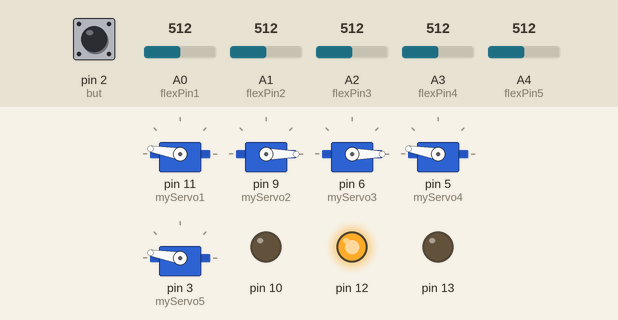
This sketch was run on a simulated Arduino Uno, built with avr-gcc and run on an emulated ATmega328P. Parts: 5 × servo, output pins drawn as LEDs (lit = HIGH). Dashed ring = blinking. Inputs (shaded band) come from the test bench; at power-on: pin 2 (but) HIGH, A0 (flexPin1) = 512, A1 (flexPin2) = 512, A2 (flexPin3) = 512, A3 (flexPin4) = 512, A4 (flexPin5) = 512. Random numbers use the default seed unless the sketch sets one; what the sketch prints to the serial monitor is not drawn.

Above: at 1.2 s.
1.3 s: pin 2 (but) pulled LOW for 1 s
At 4.2 s:
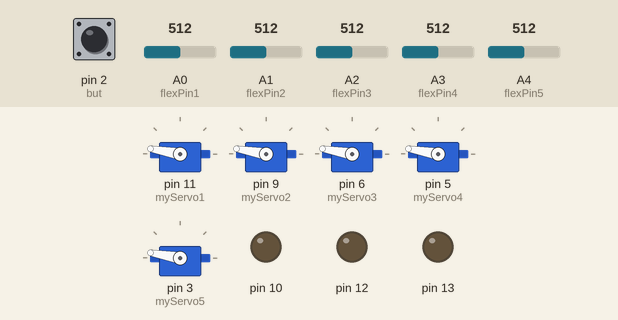
4.3 s: pin 2 (but) pulled LOW for 0.4 s
At 5.1 s:
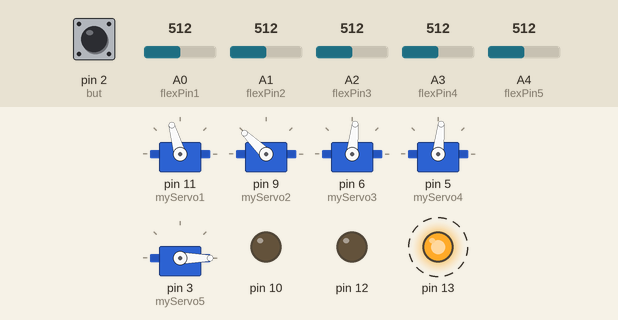
At 7.1 s:
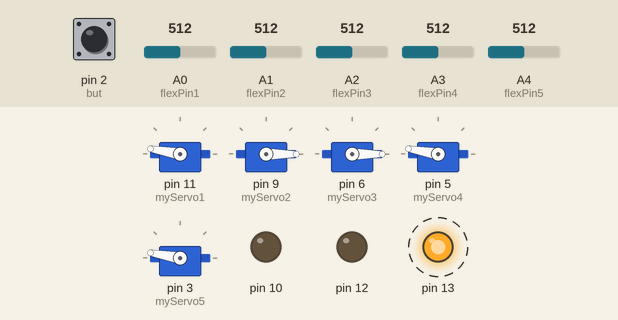
7.7 s: pin 2 (but) pulled LOW for 3.2 s
Timing chart, 0 to 25.9 s (numbered marks = the images above; inputs shaded):
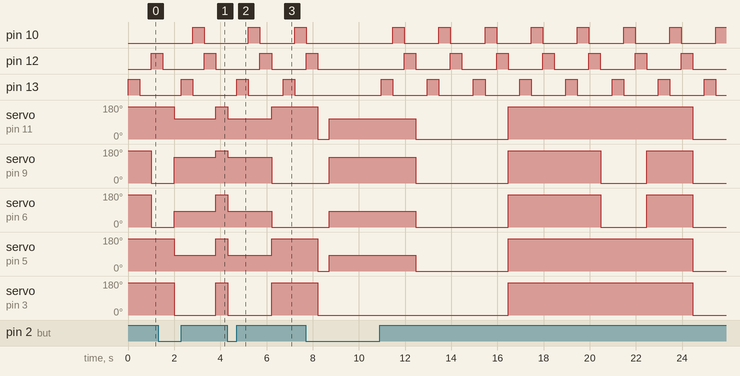

The sketch:

code_for_Abe_W.ino
```cpp
#include <Servo.h>

Servo myServo1;
Servo myServo2;
Servo myServo3;
Servo myServo4;
Servo myServo5;

const int flexPin1 = A0; //pin A0 to read analog input
const int flexPin2 = A1;
const int flexPin3 = A2;
const int flexPin4 = A3;
const int flexPin5 = A4;
int value1; //save analog value
int value2; //save analog value
int value3; //save analog value
int value4; //save analog value
int value5; //save analog value
int but = 2;
boolean Gamemode = false;
void setup(){

  Serial.begin(9600);       //Begin serial communication
  myServo1.attach(11);
  myServo2.attach(9);
  myServo3.attach(6);
  myServo4.attach(5);
  myServo5.attach(3);
   pinMode(but, INPUT);
   randomSeed(analogRead(0));
 pinMode(10, OUTPUT);
 pinMode(12, OUTPUT);
 pinMode(13, OUTPUT);
}

void loop(){

  //if(digitalRead(but)
Serial.print(digitalRead(but));

  if(digitalRead(but) == LOW){
  value1 = analogRead(flexPin1);         //Read and save analog value from potentiometer
  value1 = map(value1, 400, 670, 180, 0);
  myServo1.write(value1);
  Serial.print(value1);
  Serial.print(" ");

  value2 = analogRead(flexPin2);  //Read and save analog value from potentiometer
  value2 = map(value2, 460, 720, 170, 0);
  myServo2.write(value2);
  Serial.print(value2);
  Serial.print(" ");

  value3 = analogRead(flexPin3);         //Read and save analog value from potentiometer
  value3 = map(value3, 390, 630, 170, 0);
  myServo3.write(value3);
  Serial.print(value3);
  Serial.print(" ");

  value4 = analogRead(flexPin4);         //Read and save analog value from potentiometer
  value4 = map(value4, 340, 680, 170, 0);
  myServo4.write(value4);
  Serial.print(value4);
  Serial.print(" ");

  value5 = analogRead(flexPin5);         //Read and save analog value from potentiometer
  value5 = map(value5, 200, 450, 170, 0);
  myServo5.write(value5);
  Serial.print(value5);
  Serial.print(" ");

  Serial.println("");


  //Map value 0-1023 to 0-255 (PWM)
  //analogWrite(ledPin, value);          //Send PWM value to led
  delay(100);
  }


  else if(digitalRead(but) == HIGH) {

long randNumber;


int userState;


if(value1 < 100 && value2 < 100 && value3 < 100 && value4 < 100 && value5 < 100){
  userState = 1;
  Serial.println("Paper");
}

else if(value1 > 100 && value2 < 100 && value3 < 100 && value4 > 100 && value5 > 100){
  userState = 2;
  Serial.println("Scissors");
}

else if(value1 > 100 && value2 > 100 && value3 > 100 && value4 > 100 && value5 > 100){
  userState = 3;
  Serial.println("Rock");
}
else {
  userState = 0;
}
//ice is myt fav
if(userState == 0){
  Serial.print("Unrecognized State");
 digitalWrite(13, HIGH);   // turn the LED on (HIGH is the voltage level)
  delay(500);                       // wait for a second
  digitalWrite(13, LOW);
  digitalWrite(10, HIGH);   // turn the LED on (HIGH is the voltage level)
  delay(500);                       // wait for a second
  digitalWrite(10, LOW);
  digitalWrite(12, HIGH);   // turn the LED on (HIGH is the voltage level)
  delay(500);                       // wait for a second
  digitalWrite(12, LOW);
  //Serial.print("Unrecognized State");
  }
randNumber = random(1, 4);

//if state is still zero
//light all leds
//ignore anything below (below is in an else)

if(randNumber == 1){
  myServo1.write(0) ;
  myServo2.write(0);
  myServo3.write(0);
  myServo4.write(0);
  myServo5.write(0);
  Serial.println("Paper");
  }

  else if(randNumber == 2){
  myServo1.write(170);
  myServo2.write(0);
  myServo3.write(0);
  myServo4.write(170);
  myServo5.write(170);
  Serial.println("Scissor");
  }

else if(randNumber == 3){
  myServo1.write(170) ;
  myServo2.write(170);
  myServo3.write(170);
  myServo4.write(170);
  myServo5.write(170);
  Serial.println("Rock");
  }

  if((userState == 1 && randNumber == 1) || (userState == 2 && randNumber == 2) || (userState == 3 && randNumber == 3)){
     digitalWrite(10, HIGH);   // turn the LED on (HIGH is the voltage level)
  delay(500);                       // wait for a second
  digitalWrite(10, LOW);

    }

  else if((userState == 1 && randNumber == 2) || (userState == 2 && randNumber == 3) || (userState == 3 && randNumber == 1)){
     digitalWrite(12, HIGH);   // turn the LED on (HIGH is the voltage level)
  delay(500);                       // wait for a second
  digitalWrite(12, LOW);

    }

  else if((userState == 1 && randNumber == 3) || (userState == 3 && randNumber == 2) || (userState == 2 && randNumber == 1)){
     digitalWrite(13, HIGH);   // turn the LED on (HIGH is the voltage level)
  delay(500);                       // wait for a second
  digitalWrite(13, LOW);

    }
  delay(500);
  }
}
```

Measured:
- after the input at 4.3 s, servo on pin 11 (myServo1): 170° → 106° at once, → 170° 1.9 s later; servo on pin 5 (myServo4): 170° → 84° at once, → 170° 1.9 s later; servo on pin 3 (myServo5): 170° → 0° at once, → 170° 1.9 s later
- by itself, pin 10: repeats every 2.0 s: HIGH 0.50 s, LOW 1.5 s
- by itself, pin 13: alternates HIGH for 0.50 s and LOW for 1.5 s
